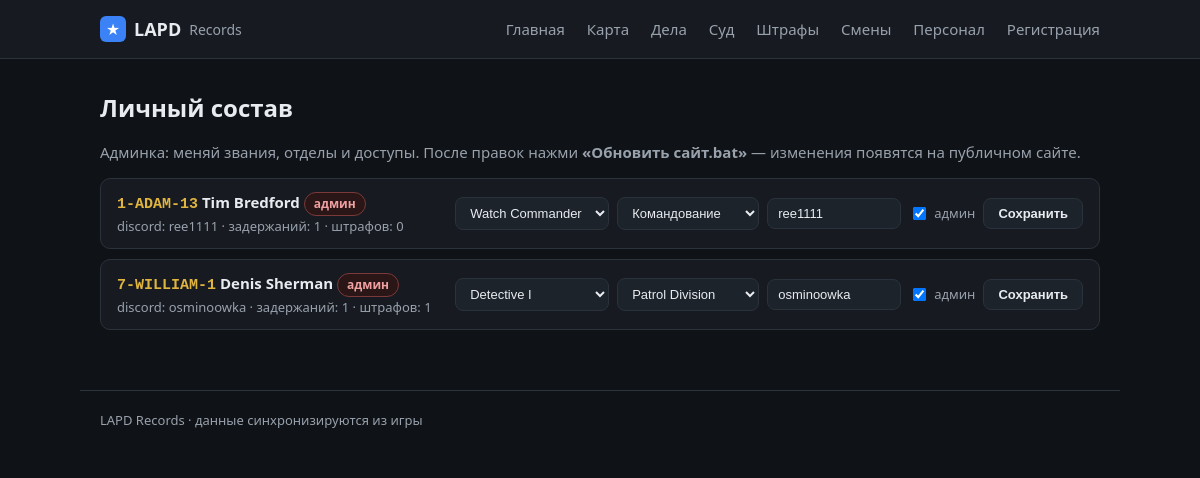
Page /staff on the earlier database version.
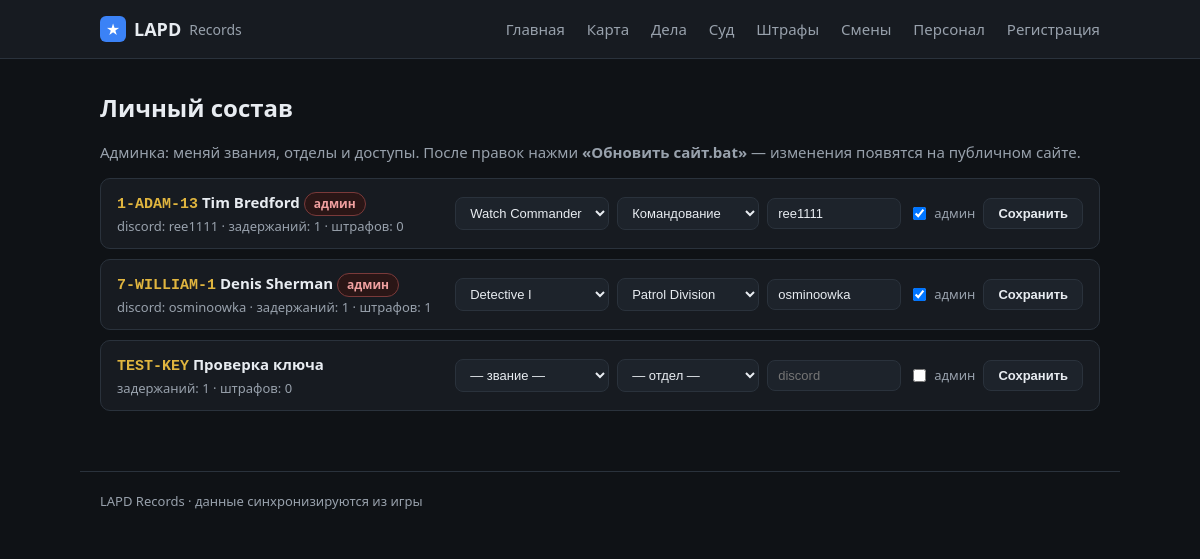
Same page on the later database version.
### tables this page shows
CREATE TABLE officers (
                id INTEGER PRIMARY KEY AUTOINCREMENT,
                callsign TEXT UNIQUE NOT NULL,
                name TEXT
            , current_status TEXT, status_since TEXT, rank TEXT, department TEXT, discord TEXT, is_admin INTEGER);

### app/main.py (the view, shortened to what this page needs)
@app.route("/staff", methods=["GET", "POST"])
def staff():
    is_static = os.environ.get("STATIC_EXPORT") == "1"
    return render_template("staff.html", officers=db.list_all_officers(),
                           ranks=db.RANKS, departments=db.DEPARTMENTS)

### app/db.py (called while the page is built)
@contextmanager
def get_conn():
    conn = sqlite3.connect(config.DB_PATH)
    conn.row_factory = sqlite3.Row
    try:
        yield conn
        conn.commit()
    finally:
        conn.close()

def status_info(code):
    return DUTY_STATUS.get(code, {"ru": "Не на службе", "cls": "off"})

def list_all_officers():
    with get_conn() as c:
        rows = c.execute(
            """SELECT officers.*,
                      (SELECT COUNT(*) FROM cases WHERE cases.officer_id=officers.id AND cases.is_test=0) AS cases_count,
                      (SELECT COUNT(*) FROM citations WHERE citations.officer_id=officers.id) AS cit_count,
                      (SELECT COUNT(*) FROM profiles WHERE profiles.callsign=officers.callsign) AS registered
               FROM officers ORDER BY officers.is_admin DESC, officers.callsign""").fetchall()
        out = []
        for r in rows:
            d = dict(r)
            si = status_info(d.get("current_status"))
            d["status_ru"], d["status_cls"] = si["ru"], si["cls"]
            d["registered"] = bool(d.get("registered"))
            out.append(d)
        return out

### app/templates/staff.html (shortened to what this page needs)
{% extends "base.html" %}
{% block content %}
<h1>Личный состав</h1>
{% if static_export %}
  <p class="muted">Список офицеров департамента. Звания и отделы назначает руководство.</p>
{% else %}
  <p class="muted">Админка: меняй звания, отделы и доступы. После правок нажми
    <b>«Обновить сайт.bat»</b> — изменения появятся на публичном сайте.</p>
{% endif %}
{% if officers %}
<div class="staff-list">
  {% for o in officers %}
  <div class="staff-row">
    <div class="staff-who">
      <a href="{{ url_for('officer_view', callsign=o.callsign) }}"><span class="cs">{{ o.callsign }}</span></a>
      <b>{{ o.name or '' }}</b>
      {% if o.is_admin %}<span class="tag adm">админ</span>{% endif %}
      <div class="muted small">
        {% if o.discord %}discord: {{ o.discord }} · {% endif %}
        задержаний: {{ o.cases_count }} · штрафов: {{ o.cit_count }}
      </div>
    </div>
    {% if static_export %}
      <div class="staff-meta">
        {% if o.rank %}<span class="tag rank">{{ o.rank }}</span>{% endif %}
        <div class="muted small">{{ o.department or '—' }}</div>
      </div>
    {% else %}
      <form method="post" class="staff-form">
        <select name="rank">
          <option value="">— звание —</option>
          {% for r in ranks %}<option value="{{ r }}" {{ 'selected' if o.rank==r }}>{{ r }}</option>{% endfor %}
        </select>
        <select name="department">
          <option value="">— отдел —</option>
          {% for d in departments %}<option value="{{ d }}" {{ 'selected' if o.department==d }}>{{ d }}</option>{% endfor %}
        </select>
        <input name="discord" value="{{ o.discord or '' }}" placeholder="discord" size="12">
        <label class="chk"><input type="checkbox" name="is_admin" {{ 'checked' if o.is_admin }}> админ</label>
        <button class="btn">Сохранить</button>
      </form>
    {% endif %}
  </div>
  {% endfor %}
</div>
{% else %}
  <p class="empty">Офицеров пока нет.</p>
{% endif %}
{% endblock %}

Differences in the rows shown:
added officers: callsign "TEST-KEY", name "Проверка ключа", cases_count "1", cit_count "0"
